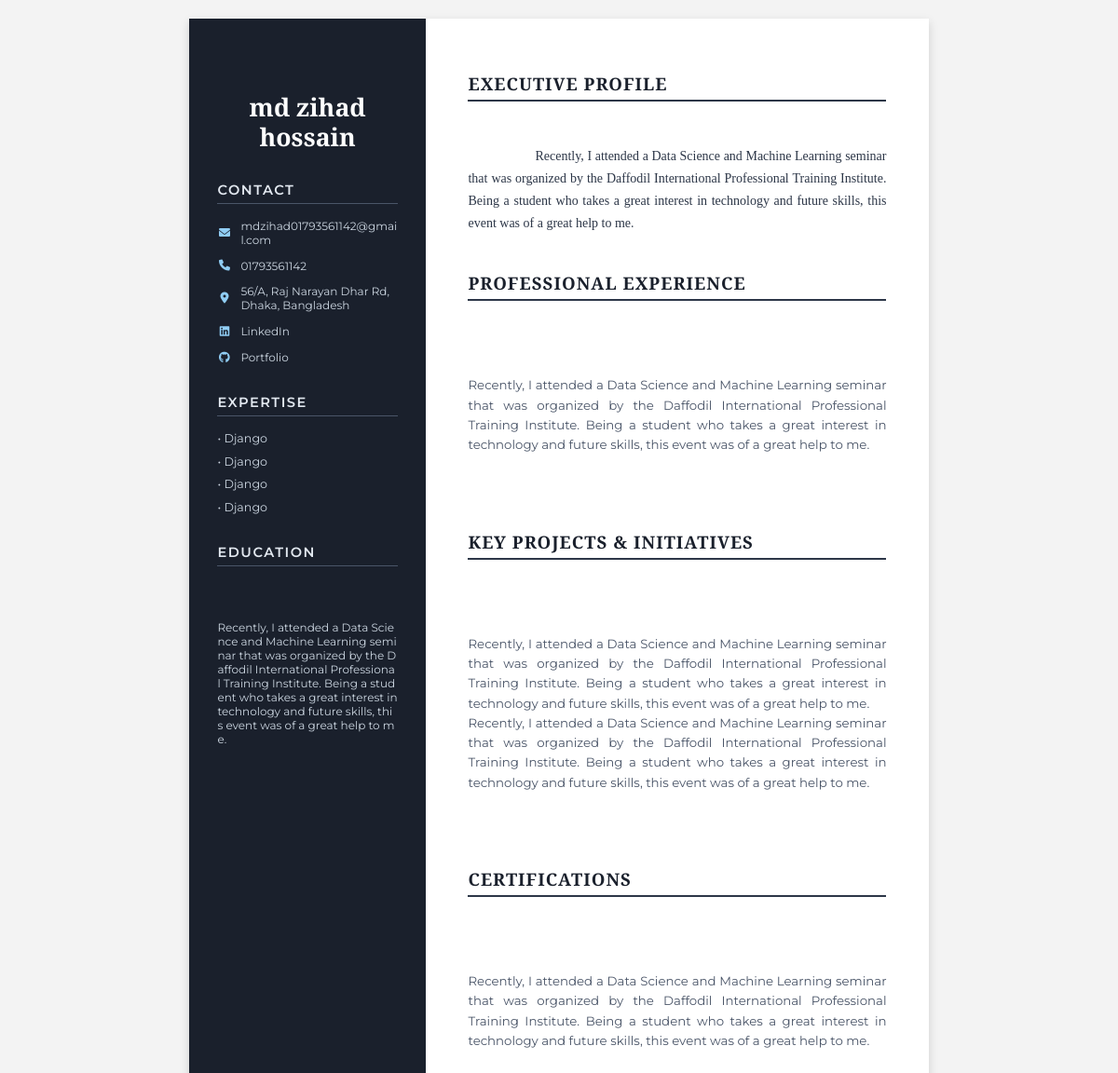
The page /resume/5/preview/ (signed in) on the database its author committed.
### job_resume/models.py (models this page shows, shortened)
class Resume(models.Model):
    TEMPLATE_CHOICES = [
        ('classic', 'Classic Professional'),
        ('modern', 'Modern Tech'),
        ('creative', 'Creative Professional'),
        ('executive', 'Executive CV'),
    ]
    user = models.ForeignKey(User, on_delete=models.CASCADE, related_name='resumes')
    template_type = models.CharField(max_length=20, choices=TEMPLATE_CHOICES, default='classic')
    name = models.CharField(max_length=100, default='My Resume')
    full_name = models.CharField(max_length=100)
    email = models.EmailField()
    phone = models.CharField(max_length=20)
    address = models.TextField(blank=True)
    linkedin = models.URLField(blank=True)
    github = models.URLField(blank=True)
    summary = models.TextField(blank=True)
    skills = models.JSONField(default=list)  # List of skills
    work_experience = models.TextField(blank=True)
    education = models.TextField(blank=True)
    projects = models.TextField(blank=True)
    certifications = models.TextField(blank=True)
    created_at = models.DateTimeField(auto_now_add=True)
    updated_at = models.DateTimeField(auto_now=True)

### job_resume/views.py (the view)
# urls.py: path('resume/<int:resume_id>/preview/', views.resume_preview, name='resume_preview'),
@login_required
@job_seeker_required
def resume_preview(request, resume_id):
    resume = get_object_or_404(Resume, id=resume_id, user=request.user)
    return render(request, f'resume_{resume.template_type}.html', {'resume': resume})

### job_resume/templates/resume_executive.html (shortened to what this page needs)
<!DOCTYPE html>
<html lang="en">
<head>
    <link href="https://cdnjs.cloudflare.com/ajax/libs/font-awesome/6.0.0/css/all.min.css" rel="stylesheet">
</head>
<body>
    <div class="resume-page">
        <aside class="sidebar">
            <div class="profile-section">
                <h1 class="profile-name">{{ resume.full_name }}</h1>
            </div>
            <div class="sidebar-section">
                <h2 class="sidebar-heading">Contact</h2>
                <div class="contact-info">
                    {% if resume.email %}
                    <div><i class="fas fa-envelope"></i> {{ resume.email }}</div>
                    {% endif %}
                    {% if resume.phone %}
                    <div><i class="fas fa-phone"></i> {{ resume.phone }}</div>
                    {% endif %}
                    {% if resume.address %}
                    <div><i class="fas fa-map-marker-alt"></i> {{ resume.address }}</div>
                    {% endif %}
                    {% if resume.linkedin %}
                    <div><i class="fab fa-linkedin"></i> <a href="{{ resume.linkedin }}">LinkedIn</a></div>
                    {% endif %}
                    {% if resume.github %}
                    <div><i class="fab fa-github"></i> <a href="{{ resume.github }}">Portfolio</a></div>
                    {% endif %}
                </div>
            </div>
            {% if resume.skills %}
            <div class="sidebar-section">
                <h2 class="sidebar-heading">Expertise</h2>
                <ul class="sidebar-list">
                    {% for skill in resume.skills %}
                    <li>• {{ skill }}</li>
                    {% endfor %}
                </ul>
            </div>
            {% endif %}
            {% if resume.education %}
            <div class="sidebar-section">
                <h2 class="sidebar-heading">Education</h2>
                <div class="contact-info" style="color: #cbd5e0; font-size: 9pt;">
                    <div style="display: block; white-space: pre-wrap; margin-top: 5px;">
                        {{ resume.education|linebreaks }}
                    </div>
                </div>
            </div>
            {% endif %}
        </aside>
        <main class="main-content">
            {% if resume.summary %}
            <section>
                <h2 class="main-heading">Executive Profile</h2>
                <div class="summary-text">
                    {{ resume.summary }}
                </div>
            </section>
            {% endif %}
            {% if resume.work_experience %}
            <section>
                <h2 class="main-heading">Professional Experience</h2>
                <div class="experience-item">
                    <div class="item-content">
                        {{ resume.work_experience|linebreaks }}
                    </div>
                </div>
            </section>
            {% endif %}
            {% if resume.projects %}
            <section>
                <h2 class="main-heading">Key Projects & Initiatives</h2>
                <div class="project-item">
                    <div class="item-content">
                        {{ resume.projects|linebreaks }}
                    </div>
                </div>
            </section>
            {% endif %}
            {% if resume.certifications %}
            <section>
                <h2 class="main-heading">Certifications</h2>
                <div class="item-content">
                    {{ resume.certifications|linebreaks }}
                </div>
            </section>
            {% endif %}
        </main>
    </div>
</body>
</html>

### job_resume/templates/resume_executive.html (style rules this page uses)
body { font-family: 'Montserrat', sans-serif; background-color: #f3f3f3; margin: 0; padding: 0; color: #333; font-size: 10pt; -webkit-print-color-adjust: exact; print-color-adjust: exact; }
.resume-page { width: 210mm; min-height: 297mm; margin: 20px auto; background: #fff; box-shadow: 0 4px 10px rgba(0, 0, 0, 0.15); display: flex; box-sizing: border-box; overflow: hidden; }
.sidebar { width: 32%; background-color: #1a202c; color: white; padding: 15mm 8mm; box-sizing: border-box; flex-shrink: 0; }
.main-content { width: 68%; padding: 15mm 12mm; box-sizing: border-box; }
.profile-section { text-align: center; margin-bottom: 2rem; }
.profile-name { font-family: 'Libre Baskerville', serif; font-size: 20pt; font-weight: 700; margin-bottom: 0.5rem; line-height: 1.2; color: #fff; word-wrap: break-word; }
.sidebar-section { margin-bottom: 2rem; break-inside: avoid; }
.sidebar-heading { font-size: 11pt; text-transform: uppercase; letter-spacing: 1.5px; border-bottom: 1px solid #4a5568; padding-bottom: 5px; margin-bottom: 1rem; font-weight: 600; color: #e2e8f0; }
.contact-info div { margin-bottom: 0.8rem; display: flex; align-items: center; font-size: 9pt; color: #cbd5e0; word-break: break-all; }
.contact-info i { margin-right: 10px; color: #90cdf4; min-width: 15px; text-align: center; }
.sidebar-list { list-style: none; padding: 0; margin: 0; }
.sidebar-list li { margin-bottom: 0.6rem; font-size: 9.5pt; color: #cbd5e0; }
.main-heading { font-family: 'Libre Baskerville', serif; font-size: 14pt; border-bottom: 2px solid #2d3748; padding-bottom: 5px; margin-bottom: 1.5rem; color: #1a202c; text-transform: uppercase; letter-spacing: 1px; margin-top: 1.5rem; }
.main-heading:first-child { margin-top: 0; }
.summary-text { font-family: 'Libre Baskerville', serif; font-size: 10.5pt; line-height: 1.7; color: #2d3748; text-align: justify; margin-bottom: 1rem; white-space: pre-wrap; }
.experience-item, .project-item, .education-item { margin-bottom: 1.5rem; break-inside: avoid; }
.item-content { font-size: 10pt; line-height: 1.6; color: #4a5568; margin-top: 0.5rem; white-space: pre-wrap; text-align: justify; }
a { color: inherit; text-decoration: none; }

### rows shown on the page
Resume: full_name "md zihad hossain", email "mdzihad01793561142@gmail.com", phone "01793561142", address "56/A, Raj Narayan Dhar Rd, Dhaka, Bangladesh", education "Recently, I attended a Data Science and Machine Learning seminar that was organized by the Daffodil International Professional Training Institute. Being a student who takes a great interest in technology and future skills, this event was of a great help to me.", summary "Recently, I attended a Data Science and Machine Learning seminar that was organized by the Daffodil International Professional Training Institute. Being a student who takes a great interest in technology and future skills, this event was of a great help to me.", work_experience "Recently, I attended a Data Science and Machine Learning seminar that was organized by the Daffodil International Professional Training Institute. Being a student who takes a great interest in technology and future skills, this event was of a great help to me.", projects "Recently, I attended a Data Science and Machine Learning seminar that was organized by the Daffodil International Professional Training Institute. Being a student who takes a great interest in technology and future skills, this event was of a great help to me. Recently, I attended a Data Science and Machine Learning seminar that was organized by the Daffodil International Professional Training Institute. Being a student who takes a great interest in technology and future skills, this event was of a great help to me.", certifications "Recently, I attended a Data Science and Machine Learning seminar that was organized by the Daffodil International Professional Training Institute. Being a student who takes a great interest in technology and future skills, this event was of a great help to me."

### other values the page prints
{{ skill }} "Django" "Django" "Django" "Django"
